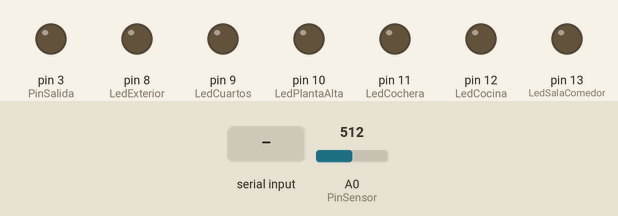
A sketch run on a simulated Arduino Uno, built with avr-gcc and run on an emulated ATmega328P. On the bench: output pins drawn as LEDs (lit = HIGH). The inputs (shaded band) are chosen by the test bench; at power-on: A0 (PinSensor) = 512.

Above: at 1.2 s.
1.3 s: A0 (PinSensor) set to 207
2.8 s: A0 (PinSensor) set to 186
At 4.0 s:
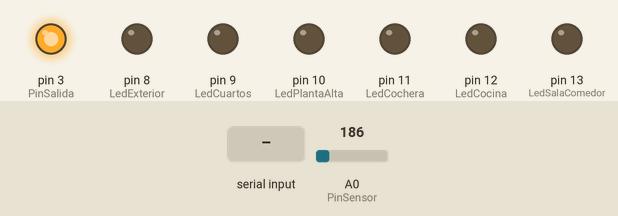
4.3 s: "1" received over Serial
At 5.2 s:
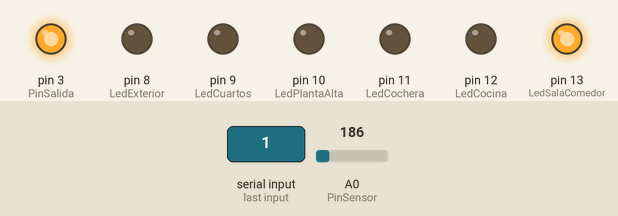
5.9 s: byte 54 ('6') received over Serial
At 6.4 s:
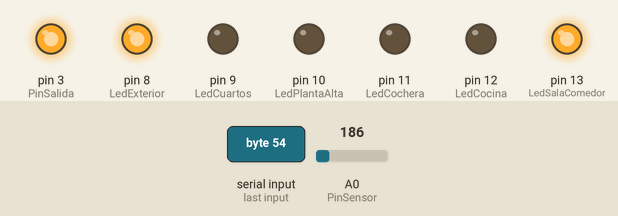
7.5 s: "a" received over Serial
At 8.8 s:
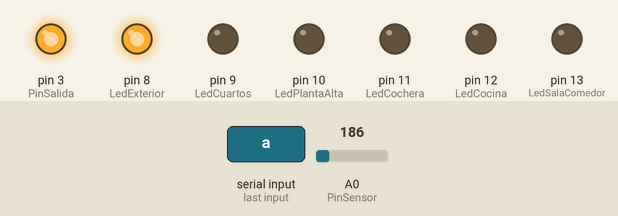
9.1 s: "2" received over Serial
At 10.1 s:
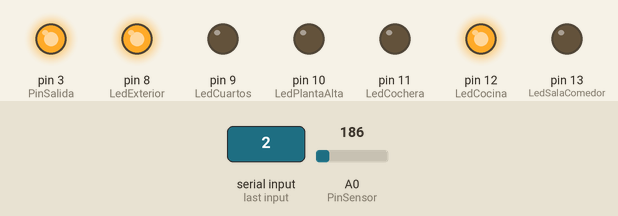
Timing chart, 0 to 11.7 s (numbered marks = the images above; inputs shaded):
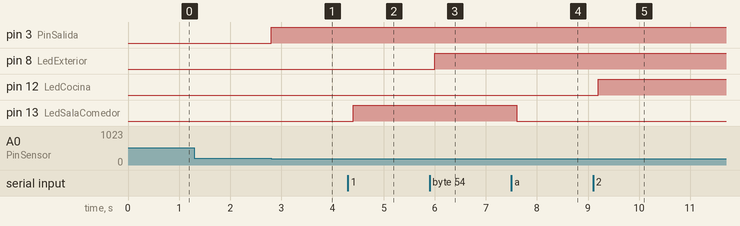

The sketch:

SensorLuminosidad.ino
```cpp
/*SENSOR DE LUZ Y CONTROL DE LUCES PARA EL PROYESTO DE HOME SWEET HOME*/

int PinSensor = A0;
int PinSalida = 3;
int LecturaSensor = 0;
/*PUERTOS PARA LAS LUCES DE LA CASA*/
int LedSalaComedor = 13;
int LedCocina = 12;
int LedCochera = 11;
int LedPlantaAlta = 10;
int LedCuartos = 9;
int LedExterior = 8;
int estado = 0;
/*ABRIR COCHERA Y PONER SEGURO QUEDARÁN PENDIENTE HASTA VER COMO HACERLE AHI*/

void setup() {
  pinMode(PinSalida,OUTPUT);
  pinMode(PinSensor,INPUT);

  Serial.begin(9600);
  pinMode(LedSalaComedor,OUTPUT);
  pinMode(LedCocina,OUTPUT);
  pinMode(LedCochera,OUTPUT);
  pinMode(LedPlantaAlta,OUTPUT);
  pinMode(LedCuartos,OUTPUT);
  pinMode(LedExterior,OUTPUT);
}

void loop() {
/*AQUI ESTA LA PARTE DE LAS LUCES EXTERNAS QUE SON AUTOMÁTICAS*/
  LecturaSensor = analogRead (PinSensor);
    if(LecturaSensor < 200)
        {
        digitalWrite(PinSalida,HIGH);
        delay(800);
        }
        else
          {
          digitalWrite(PinSalida,LOW);
          delay(200);
          }
/*AQUI COMIENZA LA PARTE DEL DISPOSITIVO MÓVIL CONTROLANDO LOS LEDS DE LA CASA*/
  if(Serial.available()>0){
    estado = Serial.read();
  }


  if(estado == '1'){
    digitalWrite(LedSalaComedor,HIGH);
    }
  if(estado == 'a'){
    digitalWrite(LedSalaComedor,LOW);
    }
  if(estado == '2'){
    digitalWrite(LedCocina,HIGH);
    }
  if(estado ==  'b'){
    digitalWrite(LedCocina,LOW);
    }
  if(estado == '3'){
    digitalWrite(LedCochera,HIGH);
    }
  if(estado ==  'c'){
    digitalWrite(LedCochera,LOW);
    }
  if(estado == '4'){
    digitalWrite(LedPlantaAlta,HIGH);
    }
  if(estado == 'd'){
    digitalWrite(LedPlantaAlta,LOW);
    }
  if(estado == '5'){
    digitalWrite(LedCuartos,HIGH);
    }
  if(estado == 'e'){
    digitalWrite(LedCuartos,LOW);
    }
  if(estado == '6'){
    digitalWrite(LedExterior,HIGH);
    }
  if(estado == 'f'){
    digitalWrite(LedExterior,LOW);
    }
}
```

Measured:
- the behaviour switches between 200 and 199 on A0 (PinSensor) (found by bisection; images 0 and 1)
- after the input at 1.3 s, every drawn part: stays the same
- after the input at 2.8 s, pin 3 (PinSalida): LOW → HIGH at once
- after the input at 4.3 s, pin 13 (LedSalaComedor): LOW → HIGH after 0.10 s
- after the input at 5.9 s, pin 8 (LedExterior): LOW → HIGH after 0.10 s
- after the input at 7.5 s, pin 13 (LedSalaComedor): HIGH → LOW after 0.10 s
- after the input at 9.1 s, pin 12 (LedCocina): LOW → HIGH after 0.10 s
